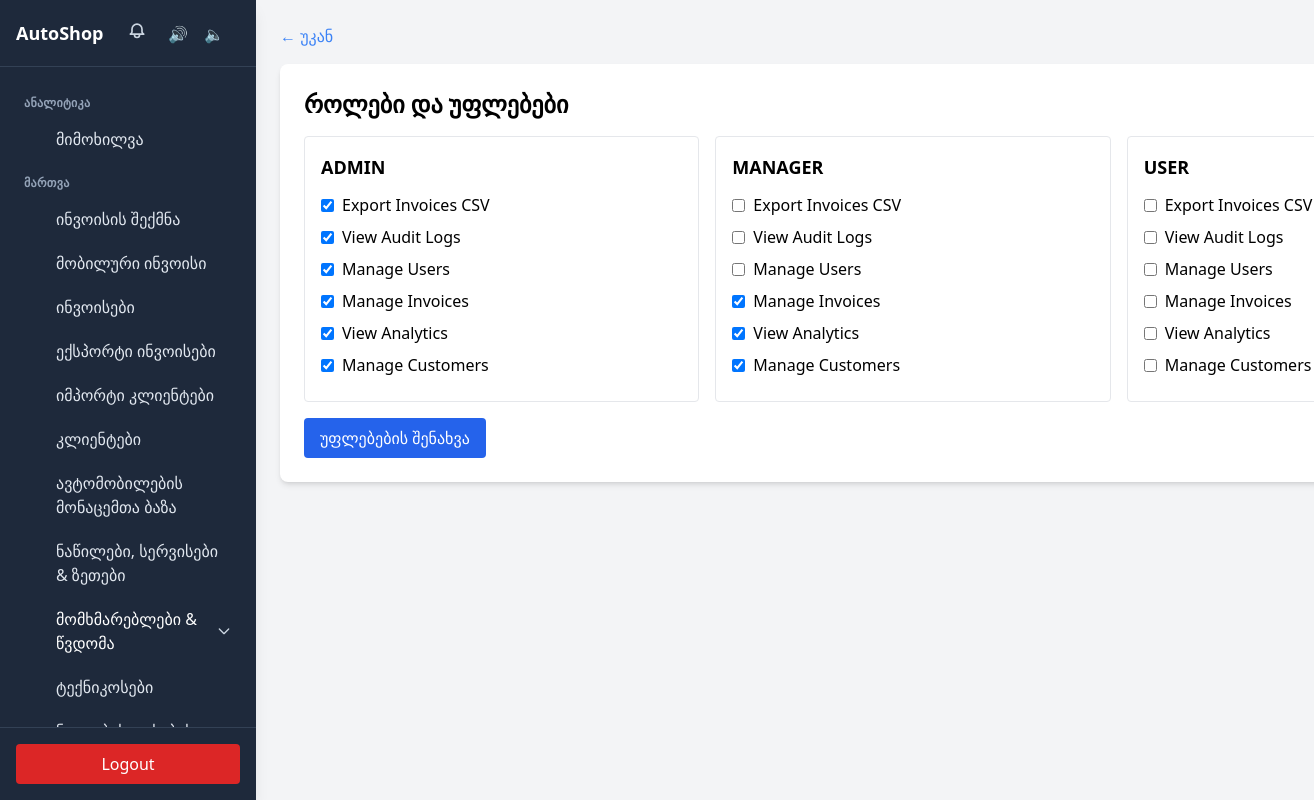
/admin/permissions.php (signed in), run on the app's committed database.
### tables this page shows
CREATE TABLE permissions (
    id INT AUTO_INCREMENT PRIMARY KEY,
    name VARCHAR(100) UNIQUE NOT NULL,
    label VARCHAR(150) NOT NULL,
    description TEXT NULL,
    created_at TIMESTAMP DEFAULT CURRENT_TIMESTAMP
);

### admin/permissions.php (the view, shortened to what this page needs)
<?php
require '../config.php';
$permsStmt = $pdo->query('SELECT * FROM permissions ORDER BY id');
$permissions = $permsStmt->fetchAll();
$roles = ['admin', 'manager', 'user'];
$rolePerms = [];
$stmt = $pdo->prepare('SELECT permission_id FROM role_permissions WHERE role = ?');
foreach ($roles as $r) {
    $stmt->execute([$r]);
    $ids = $stmt->fetchAll(PDO::FETCH_COLUMN);
    $rolePerms[$r] = $ids ?: [];
}
?>
<!DOCTYPE html>
<html lang="ka">
<head>
    <script src="https://cdn.tailwindcss.com"></script>
</head>
<body class="bg-gray-100 p-4 md:p-6 min-h-screen overflow-x-hidden font-sans antialiased">
    <?php include __DIR__ . '/../partials/sidebar.php'; ?>
    <div class="container mx-auto ml-0 md:ml-64">
        <a href="index.php" class="text-blue-500 hover:underline mb-4 inline-block">&larr; უკან</a>
        <div class="bg-white p-4 md:p-6 rounded-lg shadow-md">
            <h2 class="text-2xl font-bold mb-4">როლები და უფლებები</h2>
            <form method="post" action="save_permissions.php">
                <div class="grid grid-cols-1 md:grid-cols-3 gap-4">
                    <?php foreach ($roles as $r): ?>
                    <div class="border rounded p-4">
                        <h3 class="font-semibold mb-3 text-lg"><?php echo strtoupper($r); ?></h3>
                        <?php foreach ($permissions as $p): ?>
                            <label class="flex items-center gap-2 mb-2 block">
                                <input type="checkbox" name="perm_<?php echo $r; ?>[]" value="<?php echo $p['id']; ?>" <?php echo in_array($p['id'], $rolePerms[$r]) ? 'checked' : ''; ?>>
                                <span class="font-medium"><?php echo htmlspecialchars($p['label']); ?></span>
                            </label>
                        <?php endforeach; ?>
                    </div>
                    <?php endforeach; ?>
                </div>
                <button type="submit" class="mt-4 bg-blue-600 text-white px-4 py-2 rounded">უფლებების შენახვა</button>
            </form>
        </div>
    </div>
</body>
</html>

### partials/sidebar.php (shortened to what this page needs)
<?php
$scriptDir = rtrim(dirname($_SERVER['SCRIPT_NAME']), '/');
$parts = array_values(array_filter(explode('/', $scriptDir), 'strlen'));
$originalDepth = count($parts);
if (end($parts) === 'admin') array_pop($parts);
$appRoot = str_repeat('../', $originalDepth - count($parts));
$menu_sections = [
    ['label' => 'ანალიტიკა', 'items' => [
        ['label' => 'მიმოხილვა', 'href' => $appRoot . '/admin/index.php', 'icon' => 'home', 'permission' => null]
    ]],
    ['label' => 'მართვა', 'items' => [
        ['label' => 'ინვოისის შექმნა', 'href' => $appRoot . '/index.php', 'icon' => 'plus', 'permission' => null],
        ['label' => 'მობილური ინვოისი', 'href' => $appRoot . '/mobile_invoice.php', 'icon' => 'mobile-alt', 'permission' => null],
        ['label' => 'ინვოისები', 'href' => $appRoot . '/manager.php', 'icon' => 'file-text', 'permission' => null],
        ['label' => 'ექსპორტი ინვოისები', 'href' => $appRoot . '/admin/export_invoices.php', 'icon' => 'download', 'permission' => 'manage_customers'],
        ['label' => 'იმპორტი კლიენტები', 'href' => $appRoot . '/admin/import_customers.php', 'icon' => 'download', 'permission' => 'manage_customers'],
        ['label' => 'კლიენტები', 'href' => $appRoot . '/admin/customers.php', 'icon' => 'users', 'permission' => 'manage_customers'],
        ['label' => 'ავტომობილების მონაცემთა ბაზა', 'href' => $appRoot . '/admin/vehicles.php', 'icon' => 'car', 'permission' => 'manage_customers'],
        ['label' => 'ნაწილები, სერვისები & ზეთები', 'href' => $appRoot . '/admin/labors_parts_pro.php', 'icon' => 'wrench', 'permission' => 'manage_prices'],
        ['label' => 'მომხმარებლები & წვდომა', 'icon' => 'user', 'permission' => 'manage_users', 'children' => [
            ['label' => 'მომხმარებლები', 'href' => $appRoot . '/admin/users.php', 'permission' => 'manage_users'],
            ['label' => 'როლები & უფლებები', 'href' => $appRoot . '/admin/permissions.php', 'permission' => 'manage_permissions']
        ]],
        ['label' => 'ტექნიკოსები', 'href' => $appRoot . '/admin/technicians.php', 'icon' => 'user', 'permission' => 'manage_users'],
        ['label' => 'ნივთების ფასების გამოყენება', 'href' => $appRoot . '/admin/item_price_usage.php', 'icon' => 'clock', 'permission' => 'manage_prices']
    ]],
    ['label' => 'პარამეტრები', 'items' => [
        ['label' => 'აუდიტის ლოგები', 'href' => $appRoot . '/admin/logs.php', 'icon' => 'clock', 'permission' => 'view_logs']
    ]]
];
$logoutHref = $appRoot . '/logout.php';
function isActive($href){
    return (strpos($_SERVER['SCRIPT_NAME'], $href) !== false) || basename($_SERVER['SCRIPT_NAME']) === basename($href);
}
function svgIcon($name){
    return $icons[$name] ?? '';
}
?>
<div id="site-sidebar" class="fixed inset-y-0 left-0 z-40 w-64 bg-slate-800 text-white shadow-lg transform -translate-x-full md:translate-x-0 transition-all duration-300" role="navigation" aria-hidden="true">
    <div class="h-full flex flex-col">
        <div class="p-4 border-b border-slate-700 flex items-center justify-between">
            <div class="flex items-center gap-3">
                <div class="font-bold text-lg">AutoShop</div>
                <?php if (isset($_SESSION['role']) && in_array($_SESSION['role'], ['admin', 'manager'])): ?>
                <div id="notif-root" class="relative">
                    <button id="notifButton" class="ml-2 text-slate-300 hover:text-white p-1 rounded focus:outline-none" title="Notifications" aria-label="Notifications">
                    </button>
                    <button id="notifTestButton" class="ml-2 text-slate-300 hover:text-white p-1 rounded focus:outline-none" title="Test sound" aria-label="Test sound">🔊</button>
                    <button id="notifMuteButton" class="ml-1 text-slate-300 hover:text-white p-1 rounded focus:outline-none" title="Mute notifications" aria-label="Mute notifications">🔈</button>
                </div>
                <?php endif; ?>
            </div>
        </div>
        <nav class="flex-1 overflow-y-auto p-3" aria-label="Primary navigation">
            <?php foreach ($menu_sections as $section): ?>
                <div class="mt-4">
                    <div class="px-3 text-xs uppercase tracking-wide text-slate-400 font-semibold mb-2"><?php echo htmlspecialchars($section['label']); ?></div>
                    <ul role="menu" class="space-y-1">
                        <?php foreach ($section['items'] as $item):
                            $href = $item['href'] ?? '#';
                            if (!preg_match('#^https?://#i', $href) && $href !== '#'){
                                $parts = array_values(array_filter(explode('/', $href), 'strlen'));
                                $clean = [];
                                foreach ($parts as $p) { if (count($clean) === 0 || end($clean) !== $p) $clean[] = $p; }
                                $href = rtrim($appRoot, '/') . '/' . implode('/', $clean);
                            }
                            $hasChildren = !empty($item['children']);
                            $active = isActive($href);
                            $id = 'menu-' . md5($section['label'] . '|' . ($item['label'] ?? ''));
                        ?>
                        <li role="none">
                            <?php if ($hasChildren): ?>
                                <button role="menuitem" aria-haspopup="true" aria-expanded="false" data-accordion-button="<?php echo $id; ?>" class="w-full flex items-center justify-between gap-3 px-3 py-2 rounded-lg text-left hover:bg-slate-700 transition">
                                    <span class="flex items-center gap-3">
                                        <span class="w-5 h-5 flex-shrink-0" aria-hidden="true"><?php echo svgIcon($item['icon'] ?? 'file-text'); ?></span>
                                        <span class="sidebar-text"><?php echo htmlspecialchars($item['label']); ?></span>
                                    </span>
                                    <span class="flex items-center gap-2">
                                        <svg class="w-4 h-4 text-slate-300" fill="none" stroke="currentColor" viewBox="0 0 24 24"><path stroke-linecap="round" stroke-linejoin="round" stroke-width="2" d="M19 9l-7 7-7-7"/></svg>
                                    </span>
                                </button>
                            <?php else: ?>
                                <a role="menuitem" href="<?php echo htmlspecialchars($href); ?>" class="flex items-center gap-3 px-3 py-2 rounded-lg hover:bg-slate-700 transition <?php echo $active ? 'bg-yellow-500 text-slate-900 font-semibold' : 'text-slate-200'; ?>">
                                    <span class="w-5 h-5 flex-shrink-0" aria-hidden="true"><?php echo svgIcon($item['icon'] ?? 'file-text'); ?></span>
                                    <span class="sidebar-text"><?php echo htmlspecialchars($item['label']); ?></span>
                                </a>
                            <?php endif; ?>
                        </li>
                        <?php endforeach; ?>
                    </ul>
                </div>
            <?php endforeach; ?>
        </nav>
        <div class="p-4 border-t border-slate-700">
            <a href="<?php echo htmlspecialchars($logoutHref); ?>" class="block px-3 py-2 rounded bg-red-600 hover:bg-red-500 text-white text-center">Logout</a>
        </div>
    </div>
</div>

### admin/permissions.php (style rules this page uses)
body { font-family: 'BPG Arial', 'BPG Arial Caps'; }

### partials/sidebar.php (style rules this page uses)
main, .container, .max-w-7xl { margin-left: 16rem; }

### data on the page
permissions: id "☑", label "Export Invoices CSV"
permissions: id "☑", label "View Audit Logs"
permissions: id "☑", label "Manage Users"
permissions: id "☑", label "Manage Invoices"
permissions: id "☑", label "View Analytics"
permissions: id "☑", label "Manage Customers"

### other printed values
$section['label'] "ᲐᲜᲐᲚᲘᲢᲘᲙᲐ"
$item['label'] "მიმოხილვა"
$section['label'] "ᲛᲐᲠᲗᲕᲐ"
$item['label'] "ინვოისის შექმნა"
$item['label'] "მობილური ინვოისი"
$item['label'] "ინვოისები"
$item['label'] "ექსპორტი ინვოისები"
$item['label'] "იმპორტი კლიენტები"
$item['label'] "კლიენტები"
$item['label'] "ავტომობილების მონაცემთა ბაზა"
$item['label'] "ნაწილები, სერვისები & ზეთები"
$item['label'] "მომხმარებლები & წვდომა"
$item['label'] "ტექნიკოსები"
$r "ADMIN"
$r "MANAGER"
